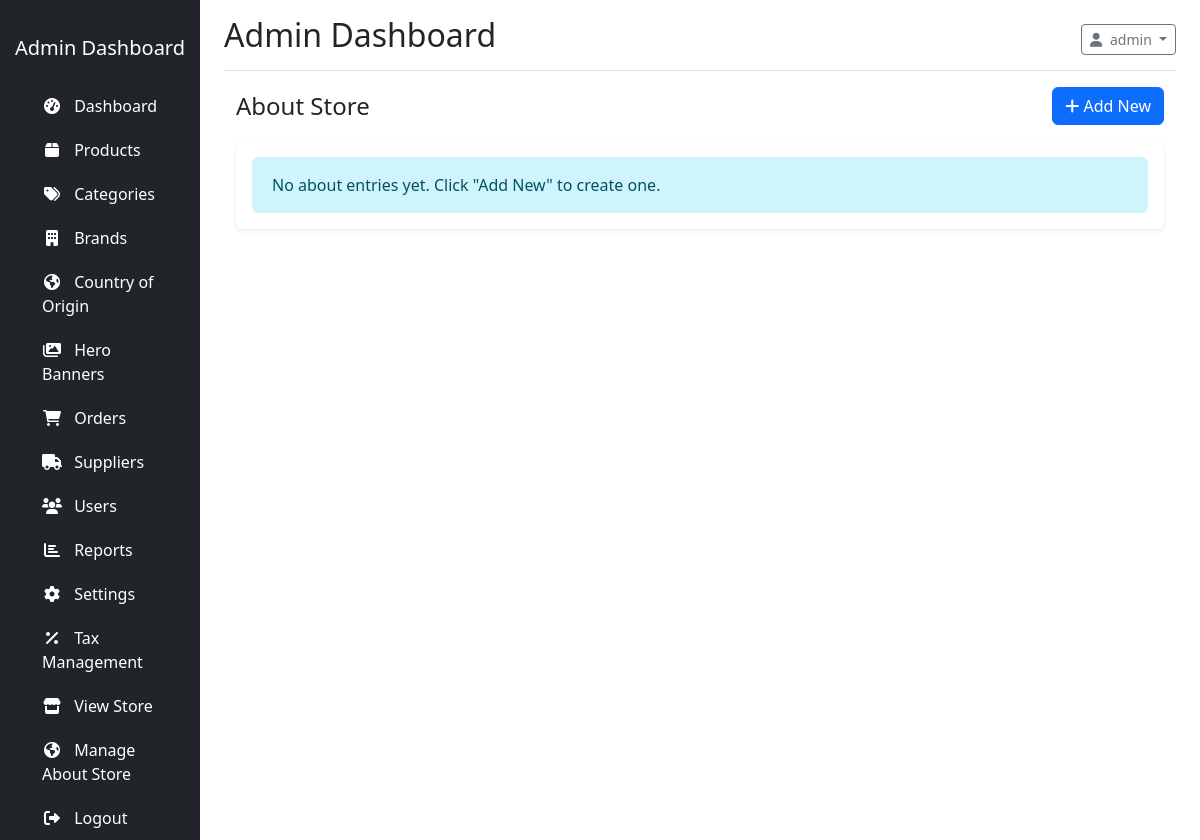
The app's page /?controller=aboutStore (signed in), older data.
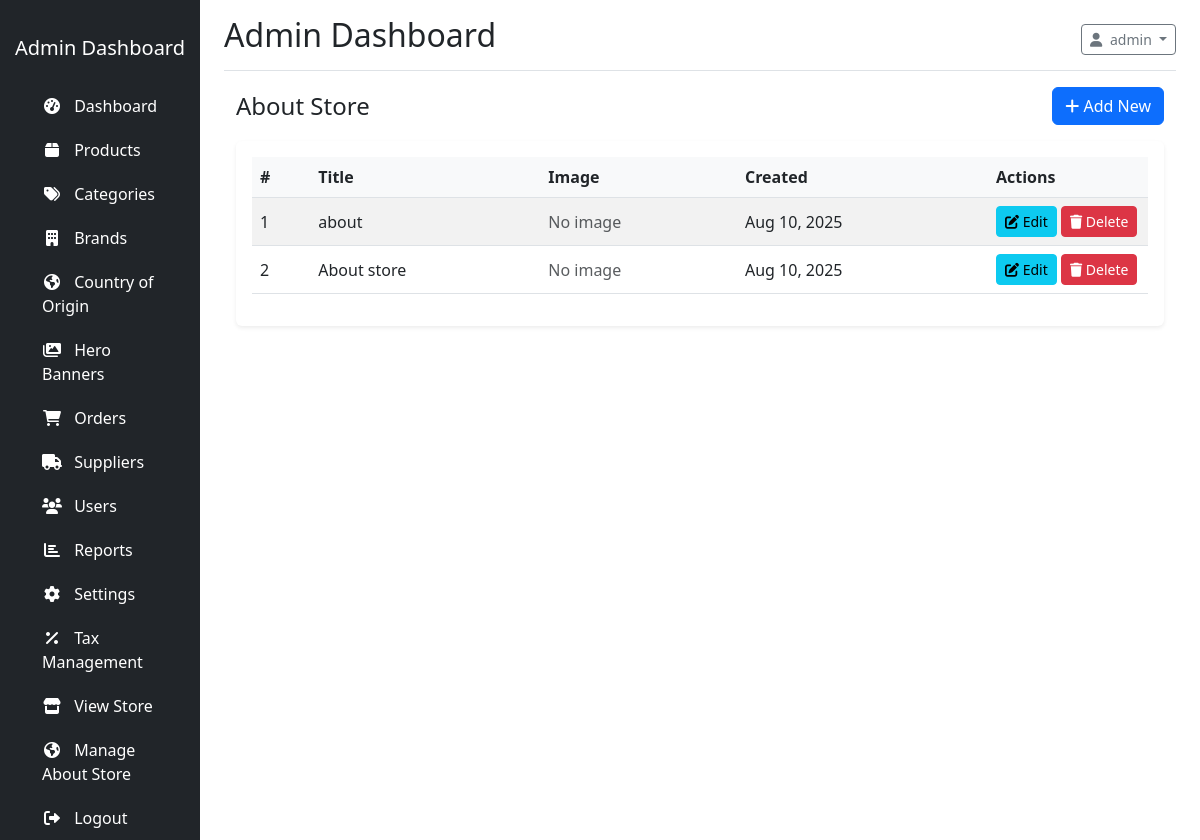
The same page, newer data.
### tables this page shows
CREATE TABLE IF NOT EXISTS `about_store` (
  `id` int NOT NULL AUTO_INCREMENT,
  `title` varchar(255) NOT NULL,
  `content` text NOT NULL,
  `image_path` varchar(255) DEFAULT NULL,
  `created_at` timestamp NOT NULL DEFAULT CURRENT_TIMESTAMP,
  `updated_at` timestamp NOT NULL DEFAULT CURRENT_TIMESTAMP ON UPDATE CURRENT_TIMESTAMP,
  PRIMARY KEY (`id`)
);

### app/controllers/AboutStoreController.php (called while the page is built, shortened)
<?php
class AboutStoreController {
    private $aboutStoreModel;
    public function __construct($db) {
        $this->aboutStoreModel = new AboutStore($db);
    }
    public function index() {
        $about_entries = $this->aboutStoreModel->getAll();
        require_once __DIR__ . '/../views/aboutstore/index.php';
    }
}

### app/models/AboutStore.php (called while the page is built, shortened)
<?php
class AboutStore {
    private $db;
    public function __construct($db) {
        $this->db = $db;
    }
    public function getAll() {
        $sql = "SELECT * FROM about_store ORDER BY created_at DESC";
        $conn = $this->db->getConnection();
        $stmt = $conn->prepare($sql);
        $stmt->execute();
        return $stmt->fetchAll();
    }
}

### app/views/aboutstore/index.php (the view, shortened to what this page needs)
<?php require __DIR__ . '/../admin/layouts/header.php'; ?>
<div class="container-fluid">
  <div class="d-flex justify-content-between align-items-center mb-3">
    <h1 class="h4 mb-0">About Store</h1>
    <a href="?controller=aboutStore&action=create" class="btn btn-primary">
      <i class="fas fa-plus"></i> Add New
    </a>
  </div>
  <div class="card">
    <div class="card-body">
      <?php if (!empty($about_entries)): ?>
        <div class="table-responsive">
          <table class="table table-striped align-middle">
            <thead>
              <tr>
                <th>#</th>
                <th>Title</th>
                <th>Image</th>
                <th>Created</th>
                <th style="width:160px">Actions</th>
              </tr>
            </thead>
            <tbody>
            <?php foreach ($about_entries as $i => $row): ?>
              <tr>
                <td><?= $i+1 ?></td>
                <td><?= htmlspecialchars($row['title']) ?></td>
                <td>
                  <?php if (!empty($row['image_path'])): ?>
                    <img src="<?= htmlspecialchars($row['image_path']) ?>" style="max-width:100px;max-height:60px;object-fit:cover"/>
                  <?php else: ?>
                    <span class="text-muted">No image</span>
                  <?php endif; ?>
                </td>
                <td><?= isset($row['created_at']) ? date('M d, Y', strtotime($row['created_at'])) : '-' ?></td>
                <td>
                  <a class="btn btn-sm btn-info" href="?controller=aboutStore&action=edit&id=<?= $row['id'] ?>"><i class="fas fa-edit"></i> Edit</a>
                  <a class="btn btn-sm btn-danger" href="?controller=aboutStore&action=delete&id=<?= $row['id'] ?>" onclick="return confirm('Delete this entry?');"><i class="fas fa-trash"></i> Delete</a>
                </td>
              </tr>
            <?php endforeach; ?>
            </tbody>
          </table>
        </div>
      <?php else: ?>
        <div class="alert alert-info mb-0">No about entries yet. Click "Add New" to create one.</div>
      <?php endif; ?>
    </div>
  </div>
</div>
<?php require __DIR__ . '/../admin/layouts/footer.php'; ?>

Row changes from the older to the newer data that the page shows:
added about_store: title "about", shows "No image", created_at "Aug 10, 2025"
added about_store: title "About store", shows "No image", created_at "Aug 10, 2025"
Text that changed along with them:
text no longer shown: "No about entries yet. Click \"Add New\" to create one."
text now shown: "# Title Image Created Actions"
